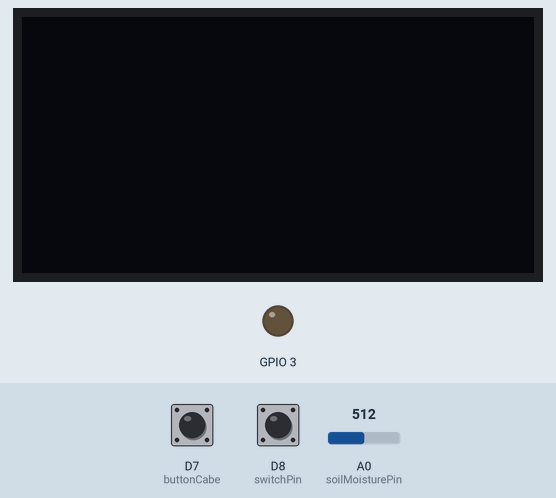
A sketch run on a simulated ESP8266 (NodeMCU). Parts: 128×64 one-colour display, output pins drawn as LEDs (lit = HIGH). Inputs (shaded band) come from the test bench; at power-on: D8 (switchPin) HIGH, A0 (soilMoisturePin) = 512, D7 (buttonCabe) LOW. WiFi joins after 1.5 s; servers stay silent unless stated.

Above: at 3.0 s.
3.1 s: D8 (switchPin) pulled LOW for 3.2 s
At 6.9 s:
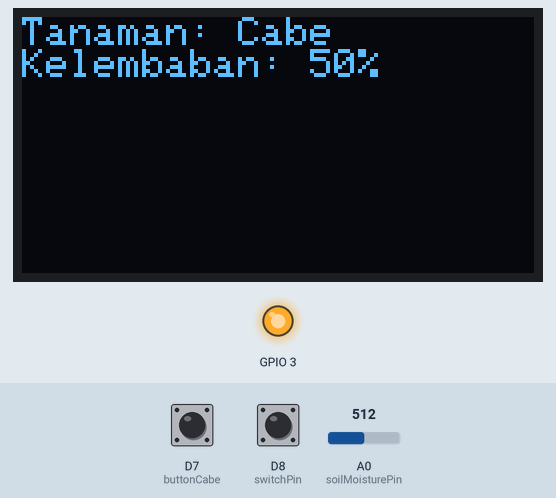
7.8 s: A0 (soilMoisturePin) set to 527
At 9.1 s:
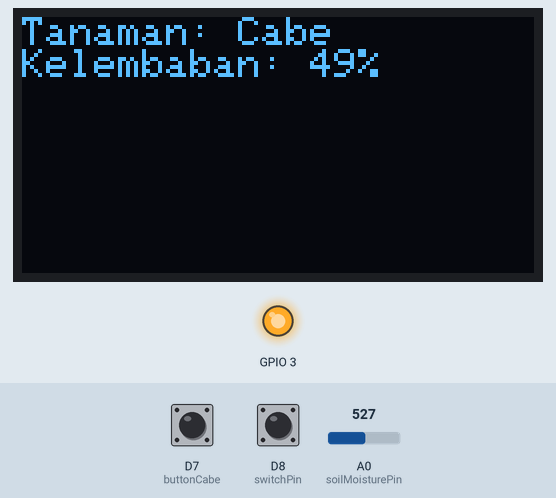
9.8 s: A0 (soilMoisturePin) set to 262
At 11.3 s:
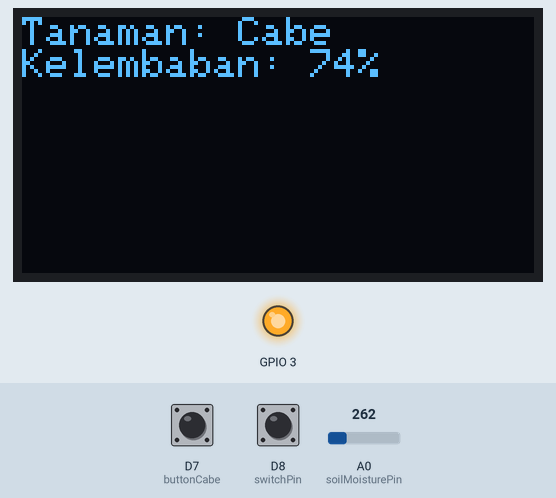
11.9 s: A0 (soilMoisturePin) set to 234
At 13.6 s:
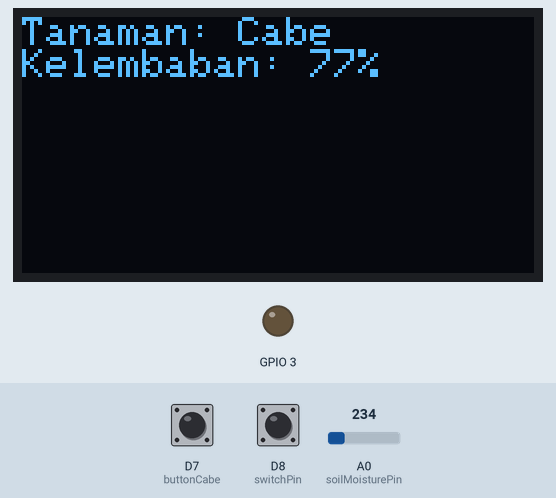
13.9 s: D8 (switchPin) pulled LOW for 1 s
At 14.52 s:
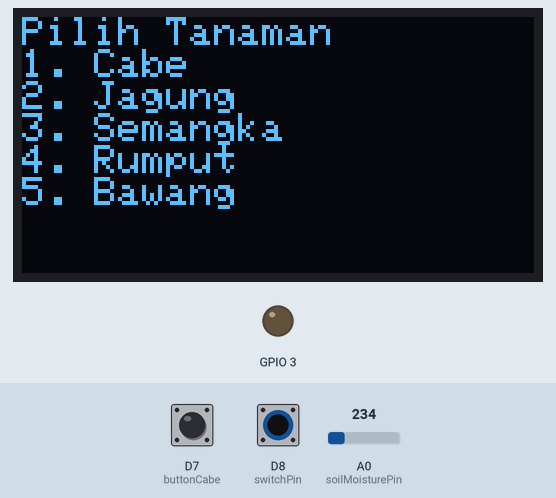
16.4 s: A0 (soilMoisturePin) set to 403
At 17.7 s:
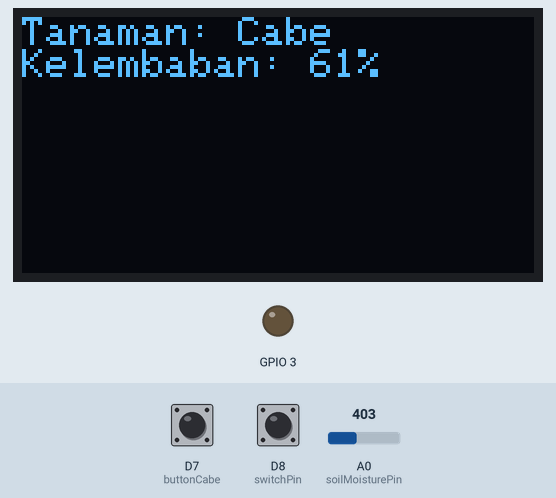
18.0 s: A0 (soilMoisturePin) set to 433
Timing chart, 0 to 21.0 s (numbered marks = the images above; inputs shaded):
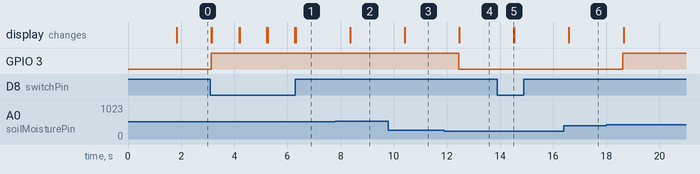

The sketch:

PlantWateringSystem.ino
```cpp
#include <Wire.h>
#include <Adafruit_GFX.h>
#include <Adafruit_SSD1306.h>
#include <BlynkSimpleEsp8266.h>

#define SCREEN_WIDTH 128
#define SCREEN_HEIGHT 64
#define OLED_RESET -1

Adafruit_SSD1306 display(SCREEN_WIDTH, SCREEN_HEIGHT, &Wire, OLED_RESET);

// Pin Definitions
const int soilMoisturePin = A0;
const int buttonCabe = D7;
const int buttonJagung = D6;
const int buttonSemangka = D5;
const int buttonRumput = D4;
const int buttonBawang = D3;
const int switchPin = D8;  // Pin untuk saklar
const int relayPin = RX;    // Pin untuk relay

// Moisture thresholds for each plant
int moistureLimits[5][2] = {
  {60, 75},   // Cabe
  {75, 85},   // Jagung
  {60, 70},   // Semangka
  {60, 70},   // Rumput
  {50, 65}    // Bawang
};

int selectedPlant = -1; // -1 means no plant selected
bool systemOn = false;

void setup() {
  Serial.begin(115200);
  Blynk.begin("your_auth_token", "SSID", "PASSWORD"); // Ganti dengan token Blynk dan kredensial hotspot
  display.begin(SSD1306_I2C_ADDRESS, OLED_RESET);
  pinMode(switchPin, INPUT_PULLUP);
  pinMode(relayPin, OUTPUT);
  digitalWrite(relayPin, LOW); // Pompa mati saat awal
  display.clearDisplay();
  display.setTextSize(1);
  display.setTextColor(SSD1306_WHITE);
}

void loop() {
  Blynk.run();

  if (digitalRead(switchPin) == LOW) { // jika saklar dihidupkan
    displayMenu();
    systemOn = true;
  }

  if (selectedPlant != -1) {
    int soilMoistureValue = soilMoistureSensor();
    managePump(soilMoistureValue);
    displayMoisture(soilMoistureValue);

    // Kirim data ke Blynk
    Blynk.virtualWrite(V0, soilMoistureValue); // Ganti V0 sesuai dengan virtual pin yang Anda gunakan di Blynk
    delay(1000);
  }
}

void displayMenu() {
  display.clearDisplay();
  display.setCursor(0, 0);
  display.println("Pilih Tanaman");
  display.println("1. Cabe");
  display.println("2. Jagung");
  display.println("3. Semangka");
  display.println("4. Rumput");
  display.println("5. Bawang");
  display.display();

  if (digitalRead(buttonCabe) == LOW) selectedPlant = 0;
  else if (digitalRead(buttonJagung) == LOW) selectedPlant = 1;
  else if (digitalRead(buttonSemangka) == LOW) selectedPlant = 2;
  else if (digitalRead(buttonRumput) == LOW) selectedPlant = 3;
  else if (digitalRead(buttonBawang) == LOW) selectedPlant = 4;
}

void displayMoisture(int moistureValue) {
  display.clearDisplay();
  display.setTextSize(1);
  display.setCursor(0, 0);
  display.print("Tanaman: ");
  display.println(selectedPlant == 0 ? "Cabe" : selectedPlant == 1 ? "Jagung" : selectedPlant == 2 ? "Semangka" : selectedPlant == 3 ? "Rumput" : "Bawang");
  display.print("Kelembaban: ");
  display.print(moistureValue);
  display.print("%");
  display.display();
}

int soilMoistureSensor() {
  int soilMoistureValue = analogRead(soilMoisturePin);
  soilMoistureValue = map(soilMoistureValue, 0, 1024, 0, 100);
  soilMoistureValue = (soilMoistureValue - 100) * -1; // 0 = Basah, 100 = Kering
  return soilMoistureValue;
}

void managePump(int moistureValue) {
  if (moistureValue < moistureLimits[selectedPlant][0]) {
    digitalWrite(relayPin, HIGH); // Nyalakan pompa
  } else if (moistureValue > moistureLimits[selectedPlant][1]) {
    digitalWrite(relayPin, LOW); // Matikan pompa
  }
}
```

Measured:
- the behaviour switches between 517 and 518 on A0 (soilMoisturePin) (found by bisection; images 1 and 2)
- the behaviour switches between 251 and 250 on A0 (soilMoisturePin) (found by bisection; images 3 and 4)
- after the input at 3.1 s, GPIO 3: LOW → HIGH at once; the display: first changes at once (image 1 shows a later state)
- after the input at 7.8 s, the display: changes after 0.56 s (image 2)
- after the input at 9.8 s, the display: changes after 0.61 s (image 3)
- after the input at 11.9 s, GPIO 3: HIGH → LOW after 0.54 s; the display: changes after 0.57 s (image 4)
- after the input at 13.9 s, the display: changes after 0.62 s (image 5)
- after the input at 16.4 s, the display: changes after 0.20 s (image 6)
- after the input at 18.0 s, GPIO 3: LOW → HIGH after 0.62 s
